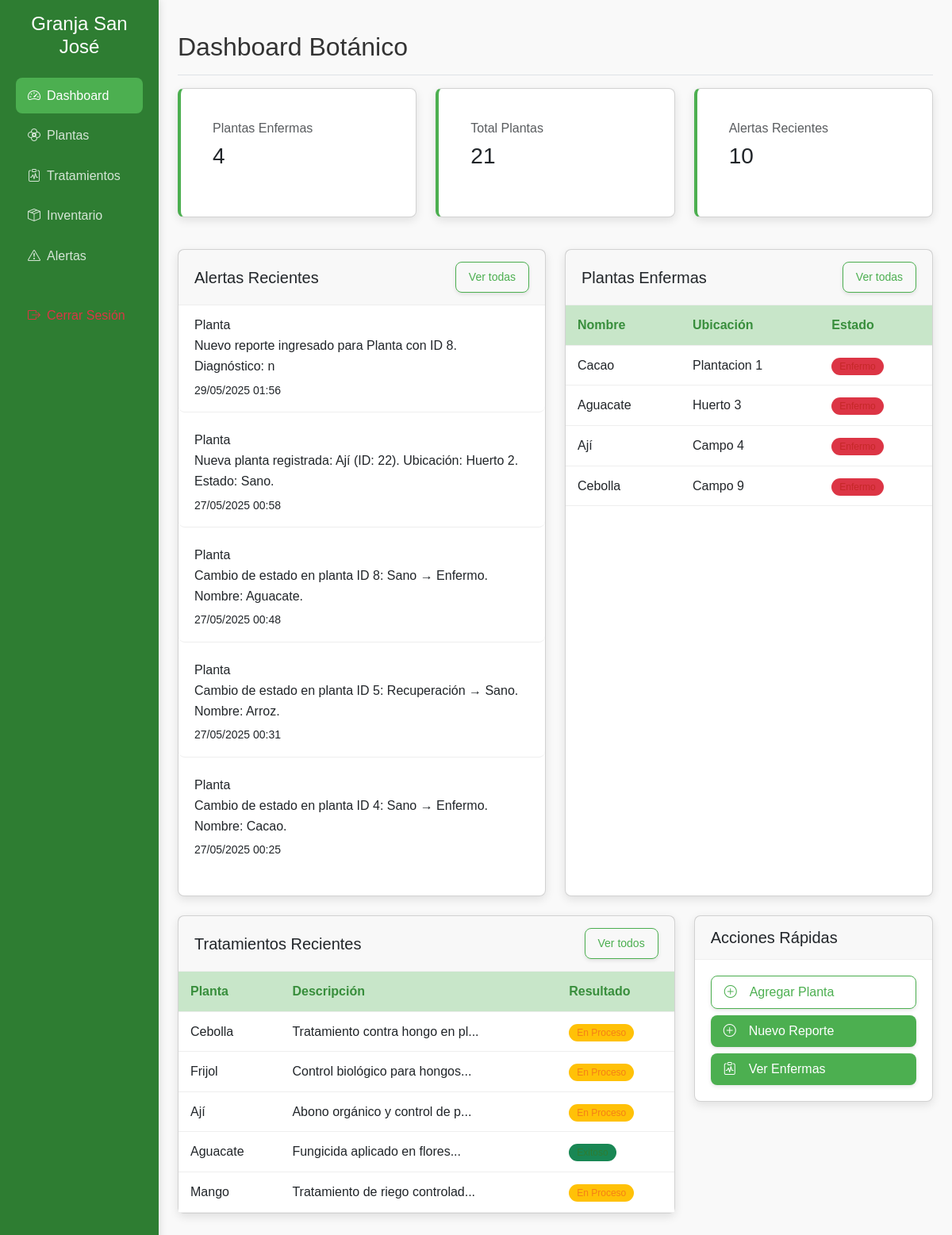
Screenshot of /botanico.php with the database file from the repository.
### tables this page shows
CREATE TABLE `alertas` (
  `id_alerta` int(11) NOT NULL,
  `categoria` varchar(20) NOT NULL,
  `mensaje` text NOT NULL,
  `fecha` timestamp NOT NULL DEFAULT current_timestamp(),
  `leido` tinyint(1) DEFAULT 0,
  `prioridad` enum('baja','media','alta','critica') DEFAULT 'media'
);

CREATE TABLE `plantas` (
  `id_planta` int(11) NOT NULL,
  `nombre_cientifico` varchar(100) NOT NULL,
  `nombre_comun` varchar(100) DEFAULT NULL,
  `ubicacion` varchar(255) DEFAULT NULL,
  `estado` enum('Sano','Enfermo','Recuperación') DEFAULT 'Sano',
  `descripcion` text DEFAULT NULL,
  `fecha_registro` timestamp NOT NULL DEFAULT current_timestamp()
);

### botanico.php (the view, shortened to what this page needs)
<?php
$conexion = new Conexion();
$db = $conexion->getConexion();
$plantas_enfermas_result = $db->query("SELECT COUNT(*) as total FROM plantas WHERE estado = 'Enfermo'");
$plantas_enfermas = $plantas_enfermas_result ? $plantas_enfermas_result->fetch_assoc()['total'] : 0;
$plantas_total_result = $db->query("SELECT COUNT(*) as total FROM plantas");
$plantas_total = $plantas_total_result ? $plantas_total_result->fetch_assoc()['total'] : 0;
$alertas_plantas_result = $db->query("SELECT COUNT(*) as total FROM alertas WHERE categoria IN ('planta', 'salud')");
$alertas_plantas = $alertas_plantas_result ? $alertas_plantas_result->fetch_assoc()['total'] : 0;
$ultimas_alertas_result = $db->query("SELECT * FROM alertas
                                      WHERE categoria IN ('planta', 'salud')
                                      ORDER BY fecha DESC LIMIT 5");
$ultimas_alertas = $ultimas_alertas_result ? $ultimas_alertas_result->fetch_all(MYSQLI_ASSOC) : [];
$plantas_enfermas_lista_result = $db->query("SELECT * FROM plantas
                                             WHERE estado = 'Enfermo'
                                             ORDER BY fecha_registro DESC LIMIT 5");
$plantas_enfermas_lista = $plantas_enfermas_lista_result ? $plantas_enfermas_lista_result->fetch_all(MYSQLI_ASSOC) : [];
$tratamientos_recientes_result = $db->query("SELECT t.*, p.nombre_comun
                                             FROM tratamientos t
                                             JOIN reportes r ON t.id_reporte = r.id_reporte
                                             JOIN plantas p ON r.id_planta = p.id_planta
                                             WHERE r.tipo = 'Planta'
                                             ORDER BY t.fecha_inicio DESC LIMIT 5");
$tratamientos_recientes = $tratamientos_recientes_result ? $tratamientos_recientes_result->fetch_all(MYSQLI_ASSOC) : [];
?>
<!DOCTYPE html>
<html lang="es">
<head>
    <link href="https://cdn.jsdelivr.net/npm/bootstrap@5.3.0/dist/css/bootstrap.min.css" rel="stylesheet">
    <link rel="stylesheet" href="https://cdn.jsdelivr.net/npm/bootstrap-icons@1.10.0/font/bootstrap-icons.css">
</head>
<body>
    <div class="container-fluid">
        <div class="row">
            <?php
            switch ($_SESSION['tipo_usuario']) {
                default:
                    include 'includes/sidebar.php';
                    break;
            }
            ?>
            <main class="col-md-9 ms-sm-auto col-lg-10 px-md-4 py-4">
                <div class="d-flex justify-content-between flex-wrap flex-md-nowrap align-items-center pt-3 pb-2 mb-3 border-bottom">
                    <h1 class="h2">Dashboard Botánico</h1>
                </div>
                <div class="row mb-4">
                    <div class="col-md-4 mb-3">
                        <div class="card stat-card h-100">
                            <div class="card-body">
                                <h6 class="text-muted mb-2">Plantas Enfermas</h6>
                                <h3 class="mb-0"><?php echo $plantas_enfermas; ?></h3>
                            </div>
                        </div>
                    </div>
                    <div class="col-md-4 mb-3">
                        <div class="card stat-card h-100">
                            <div class="card-body">
                                <h6 class="text-muted mb-2">Total Plantas</h6>
                                <h3 class="mb-0"><?php echo $plantas_total; ?></h3>
                            </div>
                        </div>
                    </div>
                    <div class="col-md-4 mb-3">
                        <div class="card stat-card h-100">
                            <div class="card-body">
                                <h6 class="text-muted mb-2">Alertas Recientes</h6>
                                <h3 class="mb-0"><?php echo $alertas_plantas; ?></h3>
                            </div>
                        </div>
                    </div>
                </div>
                <div class="row">
                    <div class="col-md-6 mb-4">
                        <div class="card h-100">
                            <div class="card-header d-flex justify-content-between align-items-center">
                                <h5 class="mb-0">Alertas Recientes</h5>
                                <a href="alertas.php" class="btn btn-sm btn-outline-primary">Ver todas</a>
                            </div>
                            <div class="card-body p-0">
                                <div class="list-group list-group-flush">
                                    <?php foreach ($ultimas_alertas as $alerta): ?>
                                        <div class="list-group-item alert-item <?php echo ($alerta['categoria'] == 'salud') ? 'critical' : ''; ?>">
                                            <h6 class="mb-1"><?php echo ucfirst($alerta['categoria']); ?></h6>
                                            <p class="mb-1"><?php echo htmlspecialchars($alerta['mensaje'], ENT_QUOTES, 'UTF-8'); ?></p>
                                            <small><?php echo date('d/m/Y H:i', strtotime($alerta['fecha'])); ?></small>
                                        </div>
                                    <?php endforeach; ?>
                                </div>
                            </div>
                        </div>
                    </div>
                    <div class="col-md-6 mb-4">
                        <div class="card h-100">
                            <div class="card-header d-flex justify-content-between align-items-center">
                                <h5 class="mb-0">Plantas Enfermas</h5>
                                <a href="plantas.php?filter=Enfermo" class="btn btn-sm btn-outline-primary">Ver todas</a>
                            </div>
                            <div class="card-body p-0">
                                <div class="table-responsive">
                                    <table class="table table-hover mb-0">
                                        <thead>
                                            <tr>
                                                <th>Nombre</th>
                                                <th>Ubicación</th>
                                                <th>Estado</th>
                                            </tr>
                                        </thead>
                                        <tbody>
                                            <?php foreach ($plantas_enfermas_lista as $planta): ?>
                                                <tr>
                                                    <td><?php echo htmlspecialchars($planta['nombre_comun'], ENT_QUOTES, 'UTF-8'); ?></td>
                                                    <td><?php echo htmlspecialchars($planta['ubicacion'], ENT_QUOTES, 'UTF-8'); ?></td>
                                                    <td>
                                                        <span class="badge bg-danger"><?php echo htmlspecialchars($planta['estado'], ENT_QUOTES, 'UTF-8'); ?></span>
                                                    </td>
                                                </tr>
                                            <?php endforeach; ?>
                                        </tbody>
                                    </table>
                                </div>
                            </div>
                        </div>
                    </div>
                </div>
                <div class="row">
                    <div class="col-md-8 mb-4">
                        <div class="card">
                            <div class="card-header d-flex justify-content-between align-items-center">
                                <h5 class="mb-0">Tratamientos Recientes</h5>
                                <a href="tratamientos.php" class="btn btn-sm btn-outline-primary">Ver todos</a>
                            </div>
                            <div class="card-body p-0">
                                <div class="table-responsive">
                                    <table class="table table-hover mb-0">
                                        <thead>
                                            <tr>
                                                <th>Planta</th>
                                                <th>Descripción</th>
                                                <th>Resultado</th>
                                            </tr>
                                        </thead>
                                        <tbody>
                                            <?php foreach ($tratamientos_recientes as $tratamiento): ?>
                                                <tr>
                                                    <td><?php echo htmlspecialchars($tratamiento['nombre_comun'], ENT_QUOTES, 'UTF-8'); ?></td>
                                                    <td><?php echo htmlspecialchars(substr($tratamiento['descripcion'], 0, 30) . '...', ENT_QUOTES, 'UTF-8'); ?></td>
                                                    <td>
                                                        <span class="badge
                                                            <?php
                                                            switch ($tratamiento['resultado']) {
                                                                case 'Exitoso': echo 'bg-success'; break;
                                                                default: echo 'bg-warning';
                                                            }
                                                            ?>">
                                                            <?php echo htmlspecialchars($tratamiento['resultado'], ENT_QUOTES, 'UTF-8'); ?>
                                                        </span>
                                                    </td>
                                                </tr>
                                            <?php endforeach; ?>
                                        </tbody>
                                    </table>
                                </div>
                            </div>
                        </div>
                    </div>
                    <div class="col-md-4 mb-4">
                        <div class="card">
                            <div class="card-header">
                                <h5 class="mb-0">Acciones Rápidas</h5>
                            </div>
                            <div class="card-body">
                                <div class="d-grid gap-2">
                                    <a href="plantas.php?action=add" class="btn btn-outline-primary">
                                        <i class="bi bi-plus-circle me-2"></i>Agregar Planta
                                    </a>
                                    <a href="reportes.php?action=add&tipo=Planta" class="btn btn-outline-success">
                                        <i class="bi bi-plus-circle me-2"></i>Nuevo Reporte
                                    </a>
                                    <a href="plantas.php?filter=Enfermo" class="btn btn-outline-danger">
                                        <i class="bi bi-clipboard-pulse me-2"></i>Ver Enfermas
                                    </a>
                                </div>
                            </div>
                        </div>
                    </div>
                </div>
            </main>
        </div>
    </div>
</body>
</html>

### botanico.php (style rules this page uses)
:root { --primary-color: #4CAF50; --primary-dark: #388E3C; --primary-light: #C8E6C9; --secondary-color: #8BC34A; --accent-color: #FFC107; --text-dark: #333; --text-light: #f5f5f5; --bg-light: #f9f9f9; --bg-dark: #2E7D32; --border-radius: 8px; --box-shadow: 0 4px 12px rgba(0, 0, 0, 0.1); --transition: all 0.3s ease; }
body { font-family: 'Poppins', sans-serif; background-color: var(--bg-light); color: var(--text-dark); line-height: 1.6; }
.stat-card { background-color: white; border-radius: var(--border-radius); box-shadow: var(--box-shadow); padding: 20px; margin-bottom: 20px; transition: var(--transition); border-left: 4px solid var(--primary-color); }
.alert-item { background-color: white; border-radius: var(--border-radius); margin-bottom: 10px; padding: 15px; border-left: 3px solid var(--primary-color); transition: var(--transition); }
.btn { display: inline-flex; align-items: center; gap: 8px; padding: 8px 16px; background-color: var(--primary-color); color: white; border: none; border-radius: var(--border-radius); cursor: pointer; text-decoration: none; font-weight: 500; transition: var(--transition); box-shadow: 0 2px 5px rgba(0,0,0,0.1); }
.btn-outline-primary { background-color: transparent; border: 1px solid var(--primary-color); color: var(--primary-color); }
.badge { display: inline-block; padding: 5px 10px; border-radius: 20px; font-size: 12px; font-weight: 500; text-transform: capitalize; }
.bg-success { background-color: #C8E6C9; color: #2E7D32; }
.bg-danger { background-color: #FFCDD2; color: #C62828; }
.bg-warning { background-color: #FFF9C4; color: #F57F17; }
.table { width: 100%; border-collapse: collapse; }
.table th, .table td { padding: 12px 15px; text-align: left; border-bottom: 1px solid #eee; }
.table th { background-color: var(--primary-light); color: var(--primary-dark); font-weight: 600; }
.card { background-color: white; border-radius: var(--border-radius); box-shadow: var(--box-shadow); margin-bottom: 20px; transition: var(--transition); }
.card-header { display: flex; justify-content: space-between; align-items: center; padding: 15px 20px; border-bottom: 1px solid #eee; }
.card-body { padding: 20px; }
.list-group { list-style: none; padding: 0; margin: 0; }
.list-group-item { padding: 15px 20px; border-bottom: 1px solid #eee; transition: var(--transition); }

### rows the page displays
alertas: categoria "Planta", mensaje "Nuevo reporte ingresado para Planta con ID 8. Diagnóstico: n", fecha "29/05/2025 01:56"
alertas: categoria "Planta", mensaje "Nueva planta registrada: Ají (ID: 22). Ubicación: Huerto 2. Estado: Sano.", fecha "27/05/2025 00:58"
alertas: categoria "Planta", mensaje "Cambio de estado en planta ID 8: Sano → Enfermo. Nombre: Aguacate.", fecha "27/05/2025 00:48"
alertas: categoria "Planta", mensaje "Cambio de estado en planta ID 5: Recuperación → Sano. Nombre: Arroz.", fecha "27/05/2025 00:31"
alertas: categoria "Planta", mensaje "Cambio de estado en planta ID 4: Sano → Enfermo. Nombre: Cacao.", fecha "27/05/2025 00:25"
plantas: nombre_comun "Cacao", ubicacion "Plantacion 1"
plantas: nombre_comun "Aguacate", ubicacion "Huerto 3"
plantas: nombre_comun "Ají", ubicacion "Campo 4"
plantas: nombre_comun "Cebolla", ubicacion "Campo 9"

### other values shown
$plantas_enfermas "4"
$plantas_total "21"
$alertas_plantas "10"
$tratamiento['nombre_comun'] "Cebolla"
substr($tratamiento['descripcion'], 0, 30) . '...' "Tratamiento contra hongo en pl..."
$tratamiento['resultado'] "En Proceso"
$tratamiento['nombre_comun'] "Frijol"
substr($tratamiento['descripcion'], 0, 30) . '...' "Control biológico para hongos..."
$tratamiento['nombre_comun'] "Ají"
substr($tratamiento['descripcion'], 0, 30) . '...' "Abono orgánico y control de p..."
$tratamiento['nombre_comun'] "Aguacate"
substr($tratamiento['descripcion'], 0, 30) . '...' "Fungicida aplicado en flores..."
$tratamiento['nombre_comun'] "Mango"
substr($tratamiento['descripcion'], 0, 30) . '...' "Tratamiento de riego controlad..."
